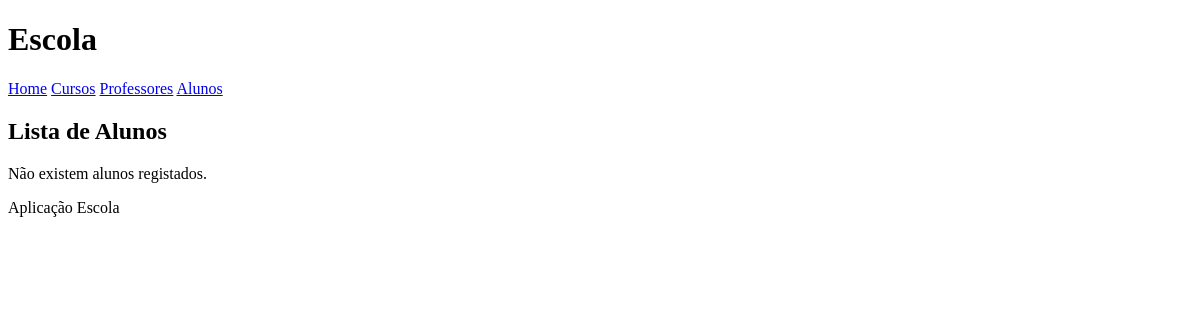
The page /escola/alunos/ on the database as committed earlier.
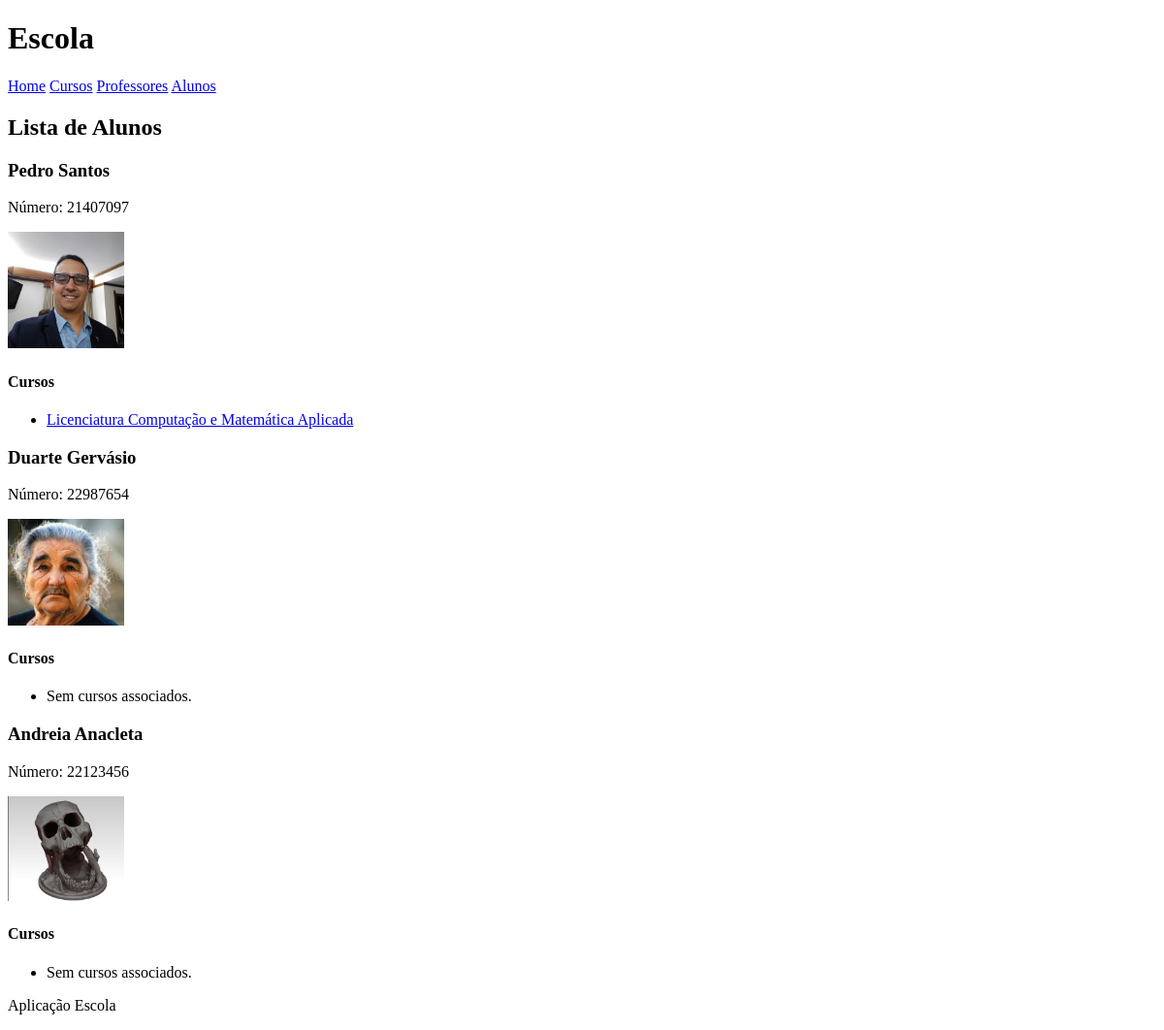
The same page on the database as committed later.
### escola/models.py (models this page shows, shortened)
class Aluno(models.Model):
    nome = models.CharField(max_length=100)
    numero = models.CharField(max_length=20, unique=True)
    fotografia = models.ImageField(upload_to='fotos_alunos/')

class Curso(models.Model):
    nome = models.CharField(max_length=100)
    professor = models.ForeignKey(Professor, on_delete=models.CASCADE, related_name='cursos')
    alunos = models.ManyToManyField(Aluno, related_name='cursos')

### escola/views.py (the view)
# urls.py: path('alunos/', views.alunos_view, name="alunos"),
def alunos_view(request):
    alunos = Aluno.objects.prefetch_related('cursos').all()
    return render(request, 'escola/alunos.html', {'alunos': alunos})

### escola/templates/escola/alunos.html (shortened to what this page needs)
{% extends "escola/base.html" %}
{% block content %}
<h2>Lista de Alunos</h2>
<section>
    {% for aluno in alunos %}
        <article>
            <header>
                <h3>{{ aluno.nome }}</h3>
                <p>Número: {{ aluno.numero }}</p>
                {% if aluno.fotografia %}
                    <img src="{{ aluno.fotografia.url }}" alt="Fotografia de {{ aluno.nome }}" width="120">
                {% endif %}
            </header>
            <section>
                <h4>Cursos</h4>
                <ul>
                    {% for curso in aluno.cursos.all %}
                        <li>
                            <a href="{% url 'curso' curso.id %}">
                                {{ curso.nome }}
                            </a>
                        </li>
                    {% empty %}
                        <li>Sem cursos associados.</li>
                    {% endfor %}
                </ul>
            </section>
        </article>
    {% empty %}
        <p>Não existem alunos registados.</p>
    {% endfor %}
</section>
{% endblock %}

### escola/templates/escola/base.html (shortened to what this page needs)
<!DOCTYPE html>
<html lang="pt">
<head>
    {% load static %}
    <link rel="stylesheet" href="{% static 'escola/styles.css' %}">
</head>
<body>
    <header>
        <h1>Escola</h1>
        <nav>
            <a href="{% url 'home' %}">Home</a>
            <a href="{% url 'cursos' %}">Cursos</a>
            <a href="{% url 'professores' %}">Professores</a>
            <a href="{% url 'alunos' %}">Alunos</a>
        </nav>
    </header>
    <main>
        {% block content %}{% endblock %}
    </main>
    <footer>
        <p>Aplicação Escola</p>
    </footer>
</body>
</html>

Rows that differ between the two databases and show on the page:
added Aluno: nome "Pedro Santos", numero "21407097", fotografia (picture)
added Curso: nome "Licenciatura Computação e Matemática Aplicada"
added Aluno: nome "Duarte Gervásio", numero "22987654", fotografia (picture)
added Aluno: nome "Andreia Anacleta", numero "22123456", fotografia (picture)
Other text that changed with them:
text no longer shown: "Não existem alunos registados."
